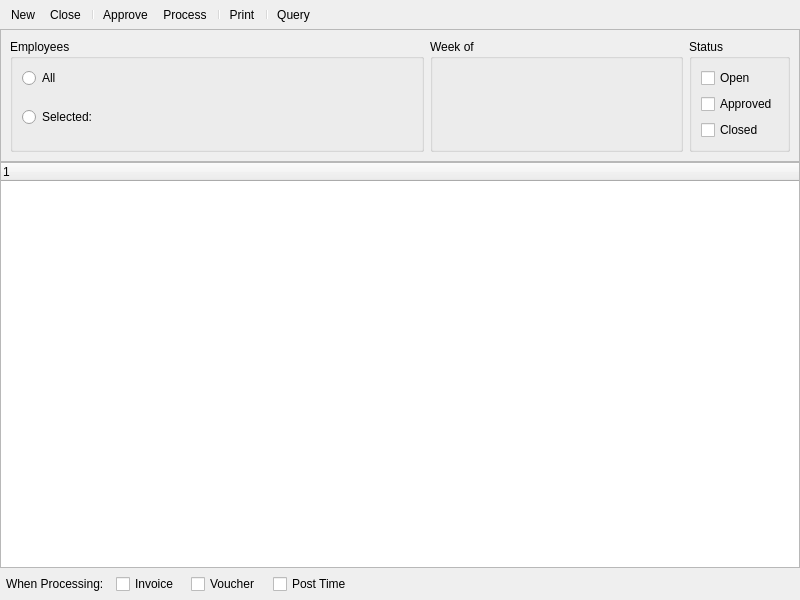
<?xml version="1.0" encoding="UTF-8"?>
<ui version="4.0">
 <comment>This file is part of the xtte package for xTuple ERP: PostBooks Edition, a free and
open source Enterprise Resource Planning software suite,
Copyright (c) 1999-2012 by OpenMFG LLC, d/b/a xTuple.
It is licensed to you under the Common Public Attribution License
version 1.0, the full text of which (including xTuple-specific Exhibits)
is available at www.xtuple.com/CPAL.  By using this software, you agree
to be bound by its terms.</comment>
 <class>timeExpenseSheets</class>
 <widget class="QWidget" name="timeExpenseSheets">
  <property name="geometry">
   <rect>
    <x>0</x>
    <y>0</y>
    <width>800</width>
    <height>600</height>
   </rect>
  </property>
  <property name="sizePolicy">
   <sizepolicy hsizetype="MinimumExpanding" vsizetype="MinimumExpanding">
    <horstretch>0</horstretch>
    <verstretch>0</verstretch>
   </sizepolicy>
  </property>
  <property name="minimumSize">
   <size>
    <width>700</width>
    <height>370</height>
   </size>
  </property>
  <property name="windowTitle">
   <string>Time and Expense Sheets</string>
  </property>
  <layout class="QGridLayout" name="gridLayout_5">
   <property name="margin">
    <number>0</number>
   </property>
   <property name="spacing">
    <number>0</number>
   </property>
   <item row="0" column="0">
    <widget class="QToolBar" name="_toolBar">
     <property name="enabled">
      <bool>true</bool>
     </property>
     <property name="orientation">
      <enum>Qt::Horizontal</enum>
     </property>
     <property name="toolButtonStyle">
      <enum>Qt::ToolButtonIconOnly</enum>
     </property>
     <addaction name="_new"/>
     <addaction name="_close"/>
     <addaction name="separator"/>
     <addaction name="_approve"/>
     <addaction name="_process"/>
     <addaction name="separator"/>
     <addaction name="_print"/>
     <addaction name="separator"/>
     <addaction name="_query"/>
    </widget>
   </item>
   <item row="1" column="0">
    <widget class="QFrame" name="frame">
     <property name="frameShape">
      <enum>QFrame::StyledPanel</enum>
     </property>
     <property name="frameShadow">
      <enum>QFrame::Raised</enum>
     </property>
     <layout class="QGridLayout" name="gridLayout_3">
      <item row="0" column="0">
       <widget class="QGroupBox" name="_empGrp">
        <property name="minimumSize">
         <size>
          <width>301</width>
          <height>111</height>
         </size>
        </property>
        <property name="baseSize">
         <size>
          <width>0</width>
          <height>0</height>
         </size>
        </property>
        <property name="title">
         <string>Employees</string>
        </property>
        <layout class="QGridLayout" name="gridLayout">
         <item row="0" column="0">
          <layout class="QHBoxLayout" name="horizontalLayout_2">
           <item>
            <widget class="QRadioButton" name="_showAllEmployees">
             <property name="text">
              <string>All</string>
             </property>
            </widget>
           </item>
           <item>
            <spacer name="horizontalSpacer">
             <property name="orientation">
              <enum>Qt::Horizontal</enum>
             </property>
             <property name="sizeType">
              <enum>QSizePolicy::Preferred</enum>
             </property>
             <property name="sizeHint" stdset="0">
              <size>
               <width>40</width>
               <height>10</height>
              </size>
             </property>
            </spacer>
           </item>
          </layout>
         </item>
         <item row="1" column="0">
          <layout class="QHBoxLayout" name="horizontalLayout">
           <item>
            <widget class="QRadioButton" name="_selected">
             <property name="text">
              <string>Selected:</string>
             </property>
            </widget>
           </item>
           <item>
            <widget class="EmpCluster" name="_employee"/>
           </item>
           <item>
            <spacer name="horizontalSpacer_2">
             <property name="orientation">
              <enum>Qt::Horizontal</enum>
             </property>
             <property name="sizeHint" stdset="0">
              <size>
               <width>40</width>
               <height>10</height>
              </size>
             </property>
            </spacer>
           </item>
          </layout>
         </item>
        </layout>
       </widget>
      </item>
      <item row="0" column="2">
       <widget class="QGroupBox" name="_weekendingGrp">
        <property name="minimumSize">
         <size>
          <width>253</width>
          <height>111</height>
         </size>
        </property>
        <property name="title">
         <string>Week of</string>
        </property>
        <layout class="QGridLayout" name="gridLayout_4">
         <property name="verticalSpacing">
          <number>5</number>
         </property>
         <item row="0" column="0">
          <widget class="DateCluster" name="_weekending"/>
         </item>
        </layout>
       </widget>
      </item>
      <item row="0" column="3">
       <widget class="QGroupBox" name="_unposted">
        <property name="title">
         <string>Status</string>
        </property>
        <layout class="QVBoxLayout" name="verticalLayout">
         <item>
          <widget class="XCheckBox" name="_open">
           <property name="text">
            <string>Open</string>
           </property>
          </widget>
         </item>
         <item>
          <widget class="XCheckBox" name="_approved">
           <property name="text">
            <string>Approved</string>
           </property>
          </widget>
         </item>
         <item>
          <widget class="XCheckBox" name="_closed">
           <property name="text">
            <string>Closed</string>
           </property>
          </widget>
         </item>
        </layout>
       </widget>
      </item>
     </layout>
    </widget>
   </item>
   <item row="2" column="0">
    <widget class="XTreeWidget" name="_sheets">
     <property name="selectionMode">
      <enum>QAbstractItemView::ExtendedSelection</enum>
     </property>
     <property name="populateLinear">
      <bool>false</bool>
     </property>
    </widget>
   </item>
   <item row="3" column="0">
    <layout class="QHBoxLayout" name="horizontalLayout_3">
     <property name="spacing">
      <number>12</number>
     </property>
     <property name="margin">
      <number>6</number>
     </property>
     <item>
      <widget class="QLabel" name="label">
       <property name="text">
        <string>When Processing:</string>
       </property>
      </widget>
     </item>
     <item>
      <widget class="XCheckBox" name="_invoice">
       <property name="text">
        <string>Invoice</string>
       </property>
      </widget>
     </item>
     <item>
      <widget class="XCheckBox" name="_voucher">
       <property name="text">
        <string>Voucher</string>
       </property>
      </widget>
     </item>
     <item>
      <widget class="XCheckBox" name="_post">
       <property name="text">
        <string>Post Time</string>
       </property>
      </widget>
     </item>
     <item>
      <spacer name="horizontalSpacer_5">
       <property name="orientation">
        <enum>Qt::Horizontal</enum>
       </property>
       <property name="sizeHint" stdset="0">
        <size>
         <width>40</width>
         <height>0</height>
        </size>
       </property>
      </spacer>
     </item>
    </layout>
   </item>
  </layout>
  <action name="_new">
   <property name="text">
    <string>New</string>
   </property>
   <property name="shortcut">
    <string>Ctrl+N</string>
   </property>
  </action>
  <action name="_close">
   <property name="text">
    <string>Close</string>
   </property>
   <property name="shortcut">
    <string>Ctrl+W</string>
   </property>
  </action>
  <action name="_process">
   <property name="text">
    <string>Process</string>
   </property>
   <property name="toolTip">
    <string>Process Approved</string>
   </property>
  </action>
  <action name="_approve">
   <property name="text">
    <string>Approve</string>
   </property>
   <property name="toolTip">
    <string>Approve All</string>
   </property>
  </action>
  <action name="_query">
   <property name="text">
    <string>Query</string>
   </property>
   <property name="shortcut">
    <string>Ctrl+R</string>
   </property>
  </action>
  <action name="_print">
   <property name="text">
    <string>Print</string>
   </property>
   <property name="shortcut">
    <string>Ctrl+P</string>
   </property>
  </action>
 </widget>
 <customwidgets>
  <customwidget>
   <class>DateCluster</class>
   <extends>QWidget</extends>
   <header>datecluster.h</header>
   <container>1</container>
  </customwidget>
  <customwidget>
   <class>EmpCluster</class>
   <extends>QWidget</extends>
   <header>empcluster.h</header>
  </customwidget>
  <customwidget>
   <class>XCheckBox</class>
   <extends>QCheckBox</extends>
   <header>xcheckbox.h</header>
  </customwidget>
  <customwidget>
   <class>XTreeWidget</class>
   <extends>QTreeWidget</extends>
   <header>xtreewidget.h</header>
   <container>1</container>
  </customwidget>
 </customwidgets>
 <resources/>
 <connections/>
</ui>
